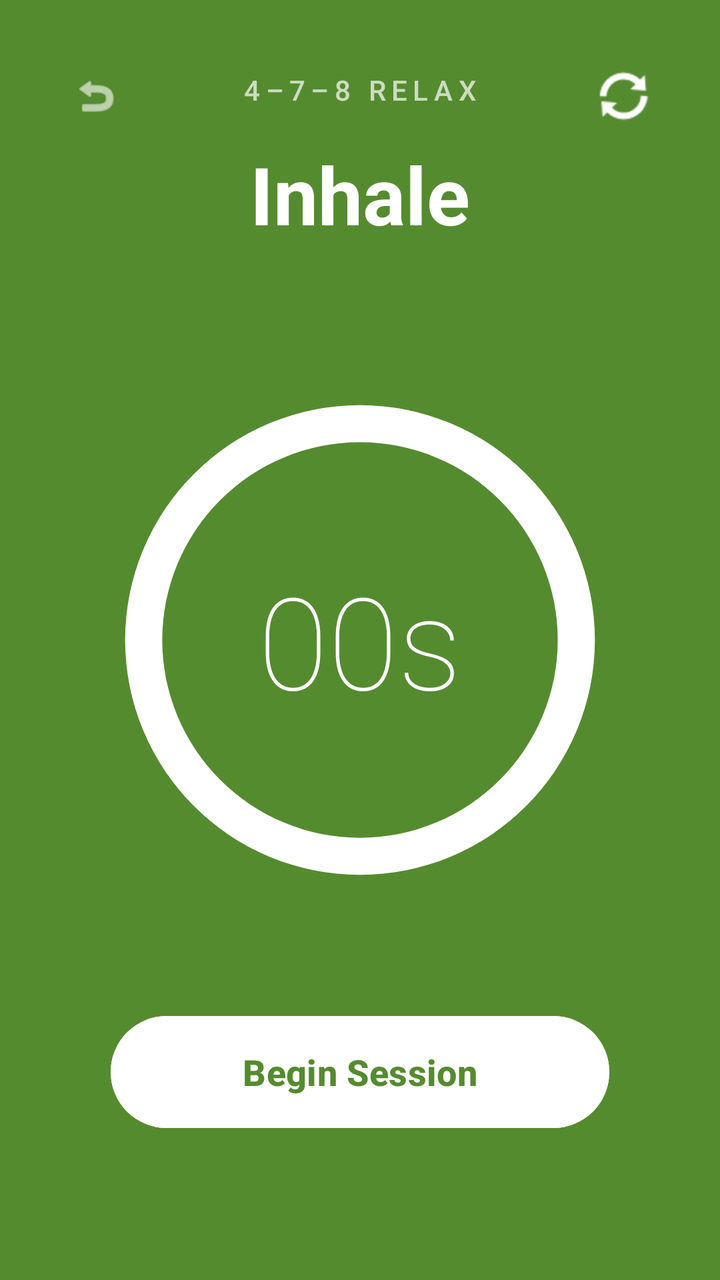
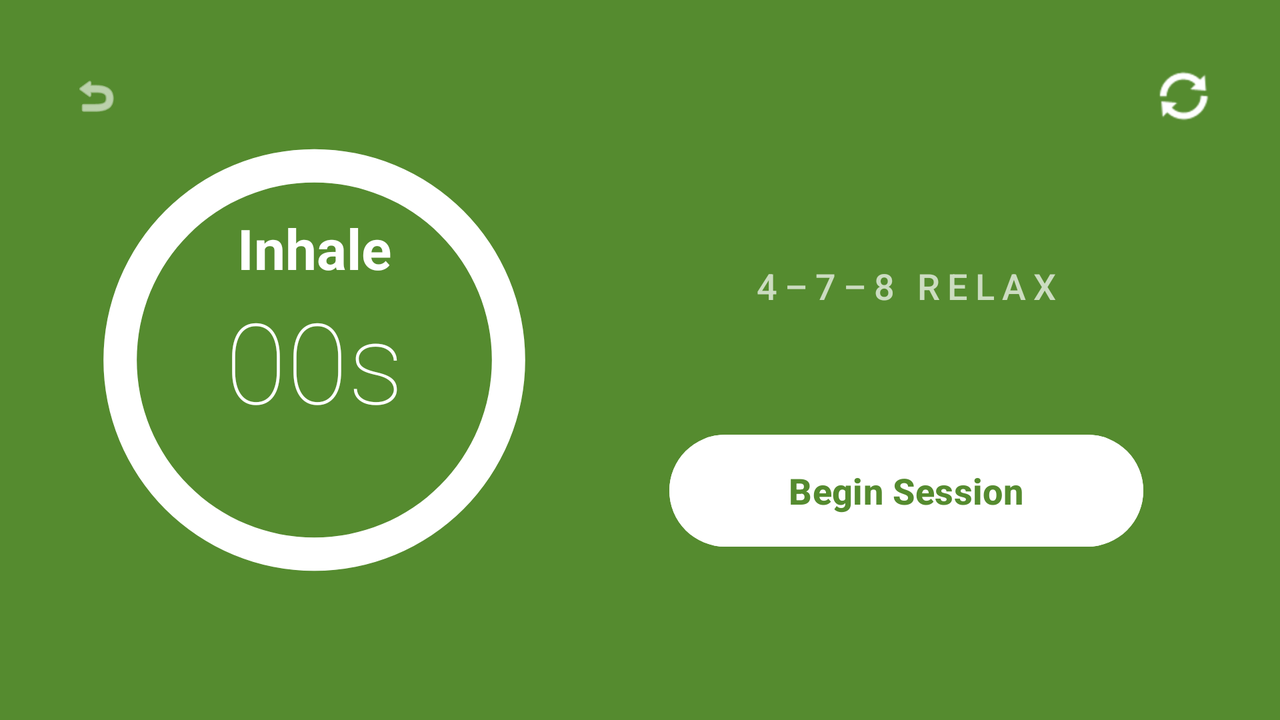

The same Android screen from two of the app's own layout files: first res/layout/ as a phone draws it, then the repository's variant for another configuration, drawn on a device whose configuration selects that folder. Both files follow.
<!-- AndroidManifest.xml: application theme Theme.Respira -->
<!-- res/layout/activity_main.xml -->
<?xml version="1.0" encoding="utf-8"?>
<androidx.constraintlayout.widget.ConstraintLayout
    xmlns:android="http://schemas.android.com/apk/res/android"
    xmlns:app="http://schemas.android.com/apk/res-auto"
    xmlns:tools="http://schemas.android.com/tools"
    android:layout_width="match_parent"
    android:layout_height="match_parent"
    android:background="@color/sage_bg"
    android:padding="24dp"
    tools:context=".SessionActivity">

    <ImageView
        android:id="@+id/btnBack"
        android:layout_width="48dp"
        android:layout_height="48dp"
        android:background="?attr/selectableItemBackgroundBorderless"
        android:padding="12dp"
        android:src="@android:drawable/ic_menu_revert"
        app:layout_constraintStart_toStartOf="parent"
        app:layout_constraintTop_toTopOf="parent"
        app:tint="@color/text_light" />

    <ImageButton
        android:id="@+id/btnMode"
        android:layout_width="48dp"
        android:layout_height="48dp"
        android:background="?attr/selectableItemBackgroundBorderless"
        android:contentDescription="@string/mode_desc"
        android:src="@android:drawable/ic_popup_sync"
        app:layout_constraintEnd_toEndOf="parent"
        app:layout_constraintTop_toTopOf="parent"
        app:tint="@color/text_light" />

    <ProgressBar
        android:id="@+id/progressBar"
        style="?android:attr/progressBarStyleHorizontal"
        android:layout_width="0dp"
        android:layout_height="0dp"
        android:indeterminate="false"
        android:max="100"
        android:progress="100"
        android:progressDrawable="@drawable/circular_progress_bg"
        app:layout_constraintBottom_toBottomOf="parent"
        app:layout_constraintDimensionRatio="1:1"
        app:layout_constraintEnd_toEndOf="parent"
        app:layout_constraintStart_toStartOf="parent"
        app:layout_constraintTop_toTopOf="parent"
        app:layout_constraintVertical_bias="0.5"
        app:layout_constraintWidth_percent="0.95" />

    <TextView
        android:id="@+id/tvInstruction"
        android:layout_width="wrap_content"
        android:layout_height="wrap_content"
        android:layout_marginBottom="48dp"
        android:text="@string/default_instruction"
        android:textColor="@color/text_light"
        android:textSize="40sp"
        android:textStyle="bold"
        app:layout_constraintBottom_toTopOf="@+id/progressBar"
        app:layout_constraintEnd_toEndOf="parent"
        app:layout_constraintStart_toStartOf="parent" />

    <TextView
        android:id="@+id/tvTechnique"
        android:layout_width="wrap_content"
        android:layout_height="wrap_content"
        android:layout_marginBottom="16dp"
        android:fontFamily="sans-serif-medium"
        android:letterSpacing="0.2"
        android:text="@string/technique_standard"
        android:textAllCaps="true"
        android:textColor="@color/text_hint"
        android:textSize="14sp"
        app:layout_constraintBottom_toTopOf="@+id/tvInstruction"
        app:layout_constraintEnd_toEndOf="parent"
        app:layout_constraintStart_toStartOf="parent" />

    <TextView
        android:id="@+id/tvTimer"
        android:layout_width="wrap_content"
        android:layout_height="wrap_content"
        android:fontFamily="sans-serif-thin"
        android:text="@string/default_timer"
        android:textColor="@color/text_light"
        android:textSize="64sp"
        app:layout_constraintBottom_toBottomOf="@+id/progressBar"
        app:layout_constraintEnd_toEndOf="@+id/progressBar"
        app:layout_constraintStart_toStartOf="@+id/progressBar"
        app:layout_constraintTop_toTopOf="@+id/progressBar" />

    <Button
        android:id="@+id/btnToggle"
        android:layout_width="0dp"
        android:layout_height="64dp"
        android:layout_marginBottom="48dp"
        android:backgroundTint="@color/white"
        android:text="@string/btn_start"
        android:textColor="@color/sage_bg"
        android:textSize="18sp"
        android:textStyle="bold"
        app:cornerRadius="32dp"
        app:layout_constraintBottom_toBottomOf="parent"
        app:layout_constraintEnd_toEndOf="parent"
        app:layout_constraintStart_toStartOf="parent"
        app:layout_constraintWidth_percent="0.8" />

</androidx.constraintlayout.widget.ConstraintLayout>
<!-- resources referenced by this layout -->
<resources>
  <color name="sage_bg">#558B2F</color>
  <color name="text_hint">#B3FFFFFF</color>
  <color name="text_light">#FFFFFF</color>
  <color name="white">#FFFFFFFF</color>
  <!-- drawable circular_progress_bg (drawable) -->
  <?xml version="1.0" encoding="utf-8"?>
  <layer-list xmlns:android="http://schemas.android.com/apk/res/android">
      <item>
          <shape android:shape="ring" android:thicknessRatio="16" android:useLevel="false">
              <solid android:color="#33FFFFFF" />
          </shape>
      </item>
      <item>
          <rotate android:fromDegrees="270" android:toDegrees="270">
              <shape android:shape="ring" android:thicknessRatio="16" android:useLevel="true">
                  <solid android:color="@color/white" />
              </shape>
          </rotate>
      </item>
  </layer-list>
  <string name="btn_start">Begin Session</string>
  <string name="default_instruction">Inhale</string>
  <string name="default_timer">00s</string>
  <string name="mode_desc">Switch Breathing Mode</string>
  <string name="technique_standard">4–7–8 Relax</string>
  <style name="Theme.Respira" parent="Base.Theme.Respira" />
  <style name="Base.Theme.Respira" parent="Theme.Material3.DayNight.NoActionBar">
          <item name="colorPrimary">#6B9E45</item>
          <item name="colorPrimaryVariant">#88B06A</item>
      </style>
</resources>
<!-- res/layout-land/activity_main.xml (the repository's variant of the layout above) -->
<!-- drawn on the phone turned sideways -->
<?xml version="1.0" encoding="utf-8"?>
<androidx.constraintlayout.widget.ConstraintLayout
    xmlns:android="http://schemas.android.com/apk/res/android"
    xmlns:app="http://schemas.android.com/apk/res-auto"
    xmlns:tools="http://schemas.android.com/tools"
    android:layout_width="match_parent"
    android:layout_height="match_parent"
    android:background="@color/sage_bg"
    android:padding="24dp"
    tools:context=".SessionActivity">

    <ImageView
        android:id="@+id/btnBack"
        android:layout_width="48dp"
        android:layout_height="48dp"
        android:background="?attr/selectableItemBackgroundBorderless"
        android:padding="12dp"
        android:src="@android:drawable/ic_menu_revert"
        app:layout_constraintStart_toStartOf="parent"
        app:layout_constraintTop_toTopOf="parent"
        app:tint="@color/text_light" />

    <ProgressBar
        android:id="@+id/progressBar"
        style="?android:attr/progressBarStyleHorizontal"
        android:layout_width="0dp"
        android:layout_height="0dp"
        android:indeterminate="false"
        android:max="100"
        android:progress="100"
        android:progressDrawable="@drawable/circular_progress_bg"
        app:layout_constraintBottom_toBottomOf="parent"
        app:layout_constraintDimensionRatio="1:1"
        app:layout_constraintStart_toStartOf="parent"
        app:layout_constraintTop_toTopOf="parent"
        app:layout_constraintWidth_percent="0.45" />

    <TextView
        android:id="@+id/tvTimer"
        android:layout_width="wrap_content"
        android:layout_height="wrap_content"
        android:fontFamily="sans-serif-thin"
        android:text="@string/default_timer"
        android:textColor="@color/text_light"
        android:textSize="56sp"
        app:layout_constraintBottom_toBottomOf="@+id/progressBar"
        app:layout_constraintEnd_toEndOf="@+id/progressBar"
        app:layout_constraintStart_toStartOf="@+id/progressBar"
        app:layout_constraintTop_toTopOf="@+id/progressBar" />

    <TextView
        android:id="@+id/tvInstruction"
        android:layout_width="wrap_content"
        android:layout_height="wrap_content"
        android:text="@string/default_instruction"
        android:textColor="@color/text_light"
        android:textSize="28sp"
        android:textStyle="bold"
        app:layout_constraintBottom_toTopOf="@+id/tvTimer"
        app:layout_constraintEnd_toEndOf="@+id/progressBar"
        app:layout_constraintStart_toStartOf="@+id/progressBar" />

    <ImageButton
        android:id="@+id/btnMode"
        android:layout_width="48dp"
        android:layout_height="48dp"
        android:background="?attr/selectableItemBackgroundBorderless"
        android:contentDescription="@string/mode_desc"
        android:src="@android:drawable/ic_popup_sync"
        app:layout_constraintEnd_toEndOf="parent"
        app:layout_constraintTop_toTopOf="parent"
        app:tint="@color/text_light" />

    <TextView
        android:id="@+id/tvTechnique"
        android:layout_width="0dp"
        android:layout_height="wrap_content"
        android:fontFamily="sans-serif-medium"
        android:letterSpacing="0.2"
        android:text="@string/technique_standard"
        android:textAllCaps="true"
        android:gravity="center"
        android:textColor="@color/text_hint"
        android:textSize="18sp"
        app:layout_constraintBottom_toTopOf="@+id/btnToggle"
        app:layout_constraintEnd_toEndOf="parent"
        app:layout_constraintStart_toEndOf="@+id/progressBar"
        app:layout_constraintTop_toBottomOf="@+id/btnMode"
        app:layout_constraintVertical_bias="0.5" />

    <Button
        android:id="@+id/btnToggle"
        android:layout_width="0dp"
        android:layout_height="64dp"
        android:backgroundTint="@color/white"
        android:text="@string/btn_start"
        android:textColor="@color/sage_bg"
        android:textSize="18sp"
        android:textStyle="bold"
        app:cornerRadius="32dp"
        app:layout_constraintBottom_toBottomOf="parent"
        app:layout_constraintEnd_toEndOf="parent"
        app:layout_constraintStart_toEndOf="@+id/progressBar"
        app:layout_constraintTop_toBottomOf="@+id/tvTechnique"
        app:layout_constraintWidth_percent="0.4" />

</androidx.constraintlayout.widget.ConstraintLayout>
